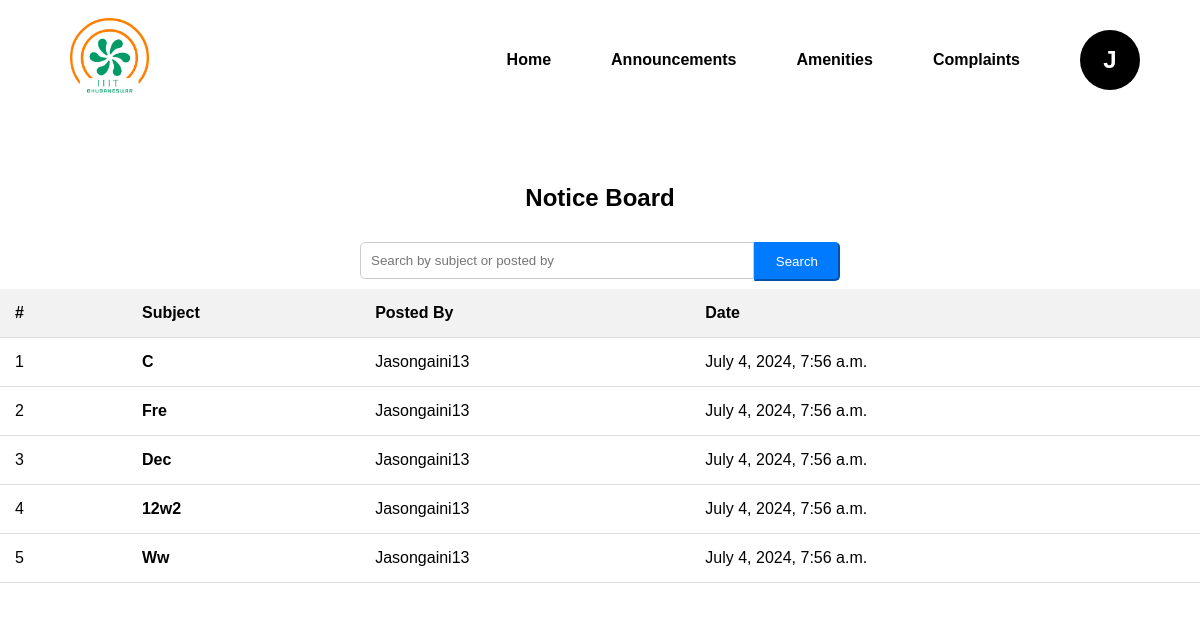
Page /student/notices/ (signed in) on the committed database.
### users/models.py (models this page shows, shortened)
class Notice(models.Model):
    subject = models.CharField(max_length=255)
    message = models.TextField()
    posted_by = models.ForeignKey(User, on_delete=models.CASCADE)
    date_posted = models.DateTimeField(auto_now_add=True)

### users/views.py (the view)
# urls.py: path('student/notices/', views.student_notice_list, name='student_notice_list'),
@login_required
def student_notice_list(request):
    notices = Notice.objects.all()
    query = request.GET.get('q')
    if query:
        notices = Notice.objects.filter(Q(subject__icontains=query) | Q(posted_by__username__icontains=query)).order_by('-date_posted')
    else:
        notices = Notice.objects.all().order_by('-date_posted')
    return render(request, 'student_noticeboard.html', {'notices': notices})

### users/context_processors.py (called while the page is built)
def cloak_room_settings(request):
    settings = CloakRoomSettings.objects.first()
    return {
        'settings': settings
    }

### users/templates/student_noticeboard.html (shortened to what this page needs)
{% extends 'base.html' %}
{% block content %}
{% load static %}
<link rel="stylesheet" href="{% static 'css/noticeboard.css' %}">
    <h2>Notice Board</h2>
    <form method="GET" action="{% url 'student_notice_list' %}" class="form-inline search-bar d-flex justify-content-center align-items-center">
        <div class="input-group search-bar-group">
            <input type="text" class="form-control form-control-lg" name="q" placeholder="Search by subject or posted by" value="{{ request.GET.q }}">
            <div class="input-group-append">
                <button type="submit" class="btn btn-primary btn-lg">Search</button>
            </div>
        </div>
    </form>
    <div class="table-responsive">
    <table class="table table-striped mt-3">
        <thead>
            <tr>
                <th>#</th>
                <th>Subject</th>
                <th>Posted By</th>
                <th>Date</th>
            </tr>
        </thead>
        <tbody>
            {% for notice in notices %}
            <tr>
                <td>{{ forloop.counter }}</td>
                <td><a href="{% url 'student_notice_detail' notice.pk %}">{{ notice.subject|capfirst }}</a></td>
                <td>{{ notice.posted_by.username|capfirst }}</td>
                <td>{{ notice.date_posted }}</td>
            </tr>
            {% endfor %}
        </tbody>
    </table>
</div>
</div>
{% endblock %}

### users/templates/base.html (shortened to what this page needs)
{% load static %}
<!DOCTYPE html>
<html lang="en">
<head>
    <link rel="stylesheet" href="{% static 'css/dashboard_styles.css' %}">
    <link rel="stylesheet" href="https://cdnjs.cloudflare.com/ajax/libs/font-awesome/6.0.0-beta3/css/all.min.css">
</head>
<body>
  <nav>
    <div class="logo">
        <img src="{% static 'images/home_logo.png' %}" alt="Logo">
    </div>
    <div class="list-items">
    <ul class="nav-links">
        <li><a href="{% url 'student_dashboard' %}">Home</a></li>
        <li><a href="{% url 'student_notice_list' %}">Announcements</a></li>
        <li class="dropdown">
            <a href="#">Amenities</a>
        </li>
        <li><a href="{% url 'student_complaints_list' %}">Complaints</a></li>
        <li class="profile dropdown">
            <a href="#" id="profileDropdown" role="button">
                <div class="profile-initial">{{ request.user.username|slice:":1"|capfirst }}</div>
            </a>
        </li>
    </ul>
</div>
</nav>
<div class="container mt-4">
    {% block content %}
    {% endblock %}
</body>
</html>

### static/css/dashboard_styles.css (style rules this page uses)
* { margin: 0; padding: 0; box-sizing: border-box; }
body { font-family: 'Roboto', sans-serif; }
nav { display: flex; align-items: center; justify-content: space-between; background-color: white; padding: 0 20px; width: 100%; height: 120px; margin: 0; }
.logo img { height: 80px; margin-left: 50px; }
.nav-links { list-style: none; display: flex; flex: 1; justify-content: flex-end; align-items: center; }
.nav-links li { position: relative; margin-right: 20px; }
.nav-links a { font-size: 16px; font-weight: 550; color: black; text-decoration: none; padding: 15px 20px; display: block; }
.profile { display: flex; align-items: center; cursor: pointer; }
.profile-initial { width: 60px; height: 60px; background-color: black; color: white; display: flex; align-items: center; justify-content: center; border-radius: 50%; font-size: 24px; font-weight: bold; }

### static/css/noticeboard.css (style rules this page uses)
* { margin: 0; padding: 0; box-sizing: border-box; }
html, body { height: 100%; overflow: hidden; }
body { font-family: Arial, sans-serif; justify-content: center; align-items: center; }
.container { margin-top: 4rem; }
h2 { text-align: center; margin-bottom: 20px; }
.search-bar .search-bar-group { width: 40%; margin: 0 auto; display: flex; }
.search-bar .form-control { flex: 1; padding: 10px; border-radius: 5px 0 0 5px; border: 1px solid #ccc; }
.search-bar .input-group-append .btn-primary { background-color: #007bff; border-color: #007bff; padding: 10px 20px; border-radius: 0 5px 5px 0; color: white; }
.table { width: 100%; border-collapse: collapse; overflow-x: auto; }
.table th, .table td { padding: 15px; text-align: left; border-bottom: 1px solid #ddd; }
.table th { background-color: #f2f2f2; }
.mt-4 { margin-top: 4rem !important; }
form { margin-top: 20px; }
form .btn-primary { background-color: #007bff; border-color: #007bff; padding: 8px 16px; border-radius: 5px; color: white; margin-top: 10px; }
form input, form textarea, form select { width: 40%; padding: 10px; margin: 10px 0; border-radius: 5px; border: 1px solid #ccc; }
.d-flex { display: flex; }
.justify-content-center { justify-content: center; }
.align-items-center { align-items: center; }
.table-responsive { max-height: 300px; overflow-y: auto; }

### users/templates/student_noticeboard.html (style rules this page uses)
a { text-decoration: none; color: black; font-weight: bold; }

### rows in the picture
Notice: subject "C", posted_by.username "Jasongaini13", date_posted "July 4, 2024, 7:56 a.m."
Notice: subject "Fre", posted_by.username "Jasongaini13", date_posted "July 4, 2024, 7:56 a.m."
Notice: subject "Dec", posted_by.username "Jasongaini13", date_posted "July 4, 2024, 7:56 a.m."
Notice: subject "12w2", posted_by.username "Jasongaini13", date_posted "July 4, 2024, 7:56 a.m."
Notice: subject "Ww", posted_by.username "Jasongaini13", date_posted "July 4, 2024, 7:56 a.m."

### other values in the picture
{{ request.user.username|slice:":1"|capfirst }} "J"
